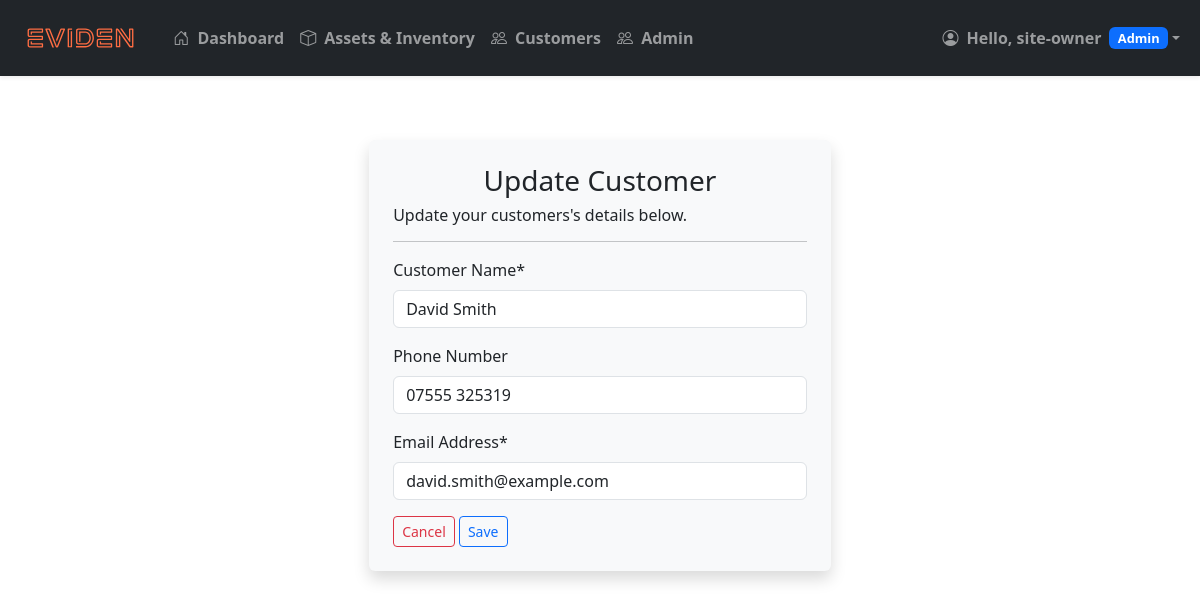
Screenshot of /customers/update/16/ (signed in) with the database file from the repository.
### inventory/models.py (models this page shows, shortened)
class Customer(models.Model):
    name = models.CharField(
        max_length=200,
        null=True,
        validators=[
            RegexValidator(
                regex=r'^(?=.*[a-zA-Z])(?=.*[a-zA-Z0-9]).+$',
                message="Name must contain at least one letter and cannot consist solely of special characters or numbers."
            )
        ]
    )
    phone_number = models.CharField(
        max_length=20,
        null=True,
        blank=True,  # Allows empty input in forms
        validators=[
            RegexValidator(
                regex=r'^\+?(\(\d{1,4}\)|\d{1,4})?[\s\-]?\d{1,4}[\s\-]?\d{1,4}[\s\-]?\d{1,4}$',
                message="Phone number must start with an optional '+' followed by digits, with optional spaces, parentheses, or hyphens."
            )
        ]
    )
    email = models.CharField(
        max_length=200,
        unique=True,  # Ensures email uniqueness
        null=True,
        validators=[
            EmailValidator(message="Enter a valid email address.")
        ]
    )
    date_joined = models.DateTimeField(auto_now_add=True)

### inventory/views/customer_views.py (the view)
# urls.py: path('customers/update/<int:customer_id>/', customer_views.update_customer, name='update-customer'),
@login_required(login_url='login')
def update_customer(request, customer_id):
    customer = get_object_or_404(Customer, id=customer_id)
    if request.method == 'POST':
        form = CustomerForm(request.POST, instance=customer)
        if form.is_valid():
            form.save()
            messages.success(request, 'Customer record updated successfully.')
            return redirect_when_next(request, 'view-customer', customer_id=customer_id)
    else:
        form = CustomerForm(instance=customer)
    return render(request, 'inventory/customer/update-customer.html', {'form': form, 'customer_id': customer.id})

### inventory/forms/customer_forms.py
class CustomerForm(forms.ModelForm):
    class Meta:
        model = Customer
        fields = ['name', 'phone_number', 'email']
    name = forms.CharField(
        widget=forms.TextInput(attrs={
            'class': 'form-control',
            'placeholder': 'Enter customer name',
        }),
        label='Customer Name',
        max_length=200,
        required=True
    )
    phone_number = forms.CharField(
        widget=forms.TextInput(attrs={
            'class': 'form-control',
            'placeholder': 'Enter phone number',
        }),
        label='Phone Number',
        max_length=20,
        required=False
    )
    email = forms.EmailField(
        widget=forms.EmailInput(attrs={
            'class': 'form-control',
            'placeholder': 'Enter email address',
        }),
        label='Email Address',
        max_length=200,
        required=True
    )

### inventory/templates/inventory/customer/update-customer.html (shortened to what this page needs)
{% extends "inventory/base.html" %}
{% load crispy_forms_tags %}
{% block content %}
    <div class="container shadow p-4 bg-body-tertiary rounded col-12 col-md-5">
        <h3 class="text-center">Update Customer</h3>
        <h6>Update your customers's details below.</h6>
        <hr>
        <form method="POST" autocomplete="off">
            {{ form|crispy }}
            <a href="{% url 'view-customer' customer_id %}" class="btn btn-outline-danger btn-sm">Cancel</a>
            <button type="submit" class="btn btn-outline-primary btn-sm">Save</button>
        </form>
    </div>
{% endblock content %}

### inventory/templates/inventory/navbar.html (shortened to what this page needs)
{% load static %}
<nav class="navbar navbar-expand-md navbar-dark bg-dark shadow-sm">
  <div class="container-fluid">
    <a class="navbar-brand" href="{% url '' %}">
      <img class="navbar-logo" src="{% static 'images/Logotype_Eviden_RGB_Orange.svg' %}" alt="Logo">
    </a>
    <div class="collapse navbar-collapse" id="navbarNav">
      {% if user.is_authenticated %}
      <ul class="navbar-nav me-auto">
        <li class="nav-item">
          <a class="nav-link {% if request.path == '/' %}active{% endif %}" href="{% url '' %}">
            <i class="bi bi-house-door me-1"></i> Dashboard
          </a>
        </li>
        <li class="nav-item">
          <a class="nav-link {% if request.path == '/assets/' %}active{% endif %}" href="{% url 'view-assets' %}">
            <i class="bi bi-box me-1"></i> Assets & Inventory
          </a>
        </li>
        <li class="nav-item">
          <a class="nav-link {% if request.path == '/customers/' %}active{% endif %}" href="{% url 'view-customers' %}">
            <i class="bi bi-people me-1"></i> Customers
          </a>
        </li>
        {% if request.user.is_staff %}
         <li class="nav-item">
          <a class="nav-link {% if request.path == '/admin/' %}active{% endif %}" href="{% url 'view-users' %}">
            <i class="bi bi-people me-1"></i> Admin
          </a>
        </li>
        {% endif %}
      </ul>
      <ul class="navbar-nav ms-auto">
        <li class="nav-item dropdown">
          <a class="nav-link dropdown-toggle d-flex align-items-center" href="#" id="navbarDropdown" role="button" data-bs-toggle="dropdown" aria-expanded="false">
            <i class="bi bi-person-circle me-2"></i>
            Hello, {{ user.first_name|default:user.username }}
            {% if user.is_staff %}
              <span class="badge bg-primary ms-2" style="font-size: 0.8em;">Admin</span>
            {% endif %}
          </a>
        </li>
      </ul>
      {% endif %}
    </div>
  </div>
</nav>

### static/css/styles.css (style rules this page uses)
:root { --brand-color: #FF6D43; }
.nav-link { color: inherit; transition: color 0.5s ease-in-out; font-weight: bold !important; }
.navbar-logo { height: 50px; width: auto; max-height: 75px; }

### rows the page displays
Customer: name "David Smith", phone_number "07555 325319", email "david.smith@example.com"

### other values shown
{{ user.first_name|default:user.username }} "site-owner"
